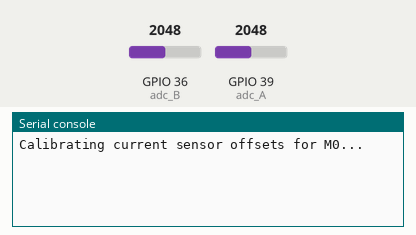
The program below on a simulated ESP32 board running MicroPython. Shown: the last lines printed to the serial console. The test bench sets the inputs (shaded band); at power-on: GPIO 36 (adc_B) = 2048, GPIO 39 (adc_A) = 2048 (analog values on the 0–4095 scale). At 6.3 s the program stops and its outputs stay as they are.

Above: at 1.2 s.
1.3 s: GPIO 36 (adc_B) set to 1228
At 1.36 s:
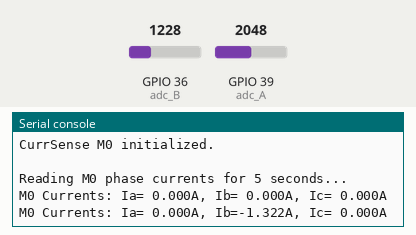
2.8 s: GPIO 39 (adc_A) set to 1228
At 2.87 s:
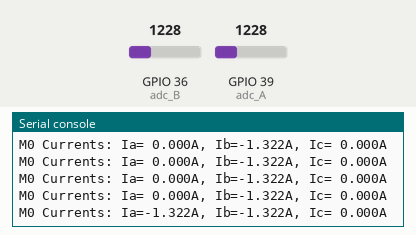
4.3 s: GPIO 36 (adc_B) set to 2866
At 7.1 s:
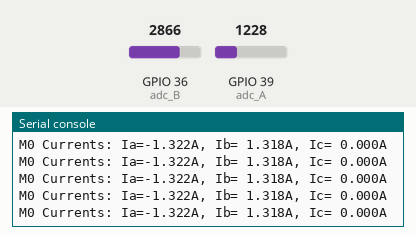

The program:

InlineCurrent.py
```python
import machine
import utime

_ADC_VOLTAGE = 3.3  # ADC 电压
_ADC_RESOLUTION = 4095.0  # ADC 分辨率 (对于12位ADC)
_ADC_CONV = _ADC_VOLTAGE / _ADC_RESOLUTION # ADC 计数到电压转换比率

NOT_SET = -12345.0

def _isset(a):
    return a != NOT_SET

class CurrSense:
    def __init__(self, Mot_Num):
        self._Mot_Num = Mot_Num
        self.current_a = 0.0
        self.current_b = 0.0
        self.current_c = 0.0

        self.offset_ia = 0.0
        self.offset_ib = 0.0
        self.offset_ic = 0.0

        self._shunt_resistor = 0.01  # 分流电阻值 (Ohm)
        self.amp_gain = 50.0         # 电流检测运算放大器增益

        # ADC 引脚 (需要根据实际硬件配置)
        # 这些是DengFOC板的默认值，可能需要修改
        if Mot_Num == 0:
            self.pinA_adc_num = 39 # GPIO39 for M0_CS_A
            self.pinB_adc_num = 36 # GPIO36 for M0_CS_B
            self.pinC_adc_num = NOT_SET # 通常只用两相电流检测
        elif Mot_Num == 1:
            self.pinA_adc_num = 35 # GPIO35 for M1_CS_A
            self.pinB_adc_num = 34 # GPIO34 for M1_CS_B
            self.pinC_adc_num = NOT_SET
        else:
            raise ValueError("Mot_Num must be 0 or 1")

        self.adc_A = None
        self.adc_B = None
        self.adc_C = None

        self.volts_to_amps_ratio = 1.0 / self._shunt_resistor / self.amp_gain

        # 根据DengFOC V4的配置 (原C++代码注释)
        self.gain_a = self.volts_to_amps_ratio
        self.gain_b = self.volts_to_amps_ratio
        self.gain_c = self.volts_to_amps_ratio
        # 对于DengFOC V3P，增益可能是负的，例如 self.gain_a = -self.volts_to_amps_ratio

    def _read_adc_voltage_inline(self, adc_obj):
        if adc_obj is None:
            return 0.0 # 或者抛出错误，表示ADC未初始化
        raw_adc = adc_obj.read_u16() # read_u16() 通常返回 0-65535 for 16-bit range
        # ESP32 ADC read() or read_uv() might be more direct for voltage or raw value
        # For ESP32, analogRead in Arduino returns 0-4095 for 12-bit ADC.
        # machine.ADC.read_u16() scales to 0-65535. We need to map it back or use read_uv for millivolts.
        # Let's assume read_uv which gives millivolts, then convert to volts.
        # voltage = adc_obj.read_uv() / 1000000.0 # read_uv returns microvolts

        # Simpler: use read() which often gives raw ADC value (0-4095 on ESP32 if width is 12-bit)
        # The C++ code uses analogRead() which returns raw ADC value.
        # So, we should aim for that. machine.ADC.read() on ESP32 returns raw value.
        raw_val = adc_obj.read() # Returns raw value (0-4095 for 12-bit ADC on ESP32)
        return raw_val * _ADC_CONV

    def _configure_adc_inline(self):
        # ESP32 ADC pins are typically >= 32 for ADC1 and < 32 for ADC2 (but some overlap)
        # Pin numbers are GPIO numbers.
        self.adc_A = machine.ADC(machine.Pin(self.pinA_adc_num))
        self.adc_B = machine.ADC(machine.Pin(self.pinB_adc_num))

        # Standard ESP32 ADC configuration
        self.adc_A.atten(machine.ADC.ATTN_11DB) # For full 0-3.3V range
        self.adc_B.atten(machine.ADC.ATTN_11DB)
        # self.adc_A.width(machine.ADC.WIDTH_12BIT) # Default is 12-bit on most ESP32
        # self.adc_B.width(machine.ADC.WIDTH_12BIT)

        if _isset(self.pinC_adc_num):
            self.adc_C = machine.ADC(machine.Pin(self.pinC_adc_num))
            self.adc_C.atten(machine.ADC.ATTN_11DB)
            # self.adc_C.width(machine.ADC.WIDTH_12BIT)

    def calibrate_offsets(self):
        calibration_rounds = 1000
        offset_sum_a = 0.0
        offset_sum_b = 0.0
        offset_sum_c = 0.0

        print(f"Calibrating current sensor offsets for M{self._Mot_Num}...")
        for _ in range(calibration_rounds):
            offset_sum_a += self._read_adc_voltage_inline(self.adc_A)
            offset_sum_b += self._read_adc_voltage_inline(self.adc_B)
            if _isset(self.pinC_adc_num) and self.adc_C:
                offset_sum_c += self._read_adc_voltage_inline(self.adc_C)
            utime.sleep_ms(1)

        self.offset_ia = offset_sum_a / calibration_rounds
        self.offset_ib = offset_sum_b / calibration_rounds
        if _isset(self.pinC_adc_num):
            self.offset_ic = offset_sum_c / calibration_rounds
        print(f"M{self._Mot_Num} Offsets: Ia={self.offset_ia:.3f}V, Ib={self.offset_ib:.3f}V, Ic={self.offset_ic:.3f}V")

    def init(self):
        self._configure_adc_inline()
        self.calibrate_offsets()
        print(f"CurrSense M{self._Mot_Num} initialized.")

    def get_phase_currents(self):
        volts_a = self._read_adc_voltage_inline(self.adc_A)
        volts_b = self._read_adc_voltage_inline(self.adc_B)

        self.current_a = (volts_a - self.offset_ia) * self.gain_a
        self.current_b = (volts_b - self.offset_ib) * self.gain_b

        if _isset(self.pinC_adc_num) and self.adc_C:
            volts_c = self._read_adc_voltage_inline(self.adc_C)
            self.current_c = (volts_c - self.offset_ic) * self.gain_c
        else:
            # Two-phase sensing: Ic = -(Ia + Ib) - this is often done after Clarke transform
            # For raw currents, if C is not measured, it's often assumed to be 0 or calculated elsewhere.
            # The original C++ sets it to 0 if pinC is not set.
            self.current_c = 0.0

# Example Usage (requires ESP32 or similar with ADC)
if __name__ == '__main__':
    try:
        # Initialize for Motor 0 (M0)
        # Ensure GPIO pins 39 and 36 are available for ADC
        current_sensor_m0 = CurrSense(Mot_Num=0)
        current_sensor_m0.init()

        print("\nReading M0 phase currents for 5 seconds...")
        for i in range(50):
            current_sensor_m0.get_phase_currents()
            print(f"M0 Currents: Ia={current_sensor_m0.current_a:6.3f}A, Ib={current_sensor_m0.current_b:6.3f}A, Ic={current_sensor_m0.current_c:6.3f}A")
            utime.sleep_ms(100)

        # Initialize for Motor 1 (M1) if used
        # current_sensor_m1 = CurrSense(Mot_Num=1)
        # current_sensor_m1.init()
        # print("\nReading M1 phase currents for 5 seconds...")
        # for i in range(50):
        #     current_sensor_m1.get_phase_currents()
        #     print(f"M1 Currents: Ia={current_sensor_m1.current_a:6.3f}A, Ib={current_sensor_m1.current_b:6.3f}A, Ic={current_sensor_m1.current_c:6.3f}A")
        #     utime.sleep_ms(100)

    except Exception as e:
        print(f"An error occurred: {e}")
```

Measured:
- after the input at 1.3 s, the serial console: prints a new line after 0.05 s (image 1)
- after the input at 2.8 s, the serial console: prints a new line after 0.06 s (image 2)
- after the input at 4.3 s, the serial console: prints a new line after 0.08 s (image 3)
